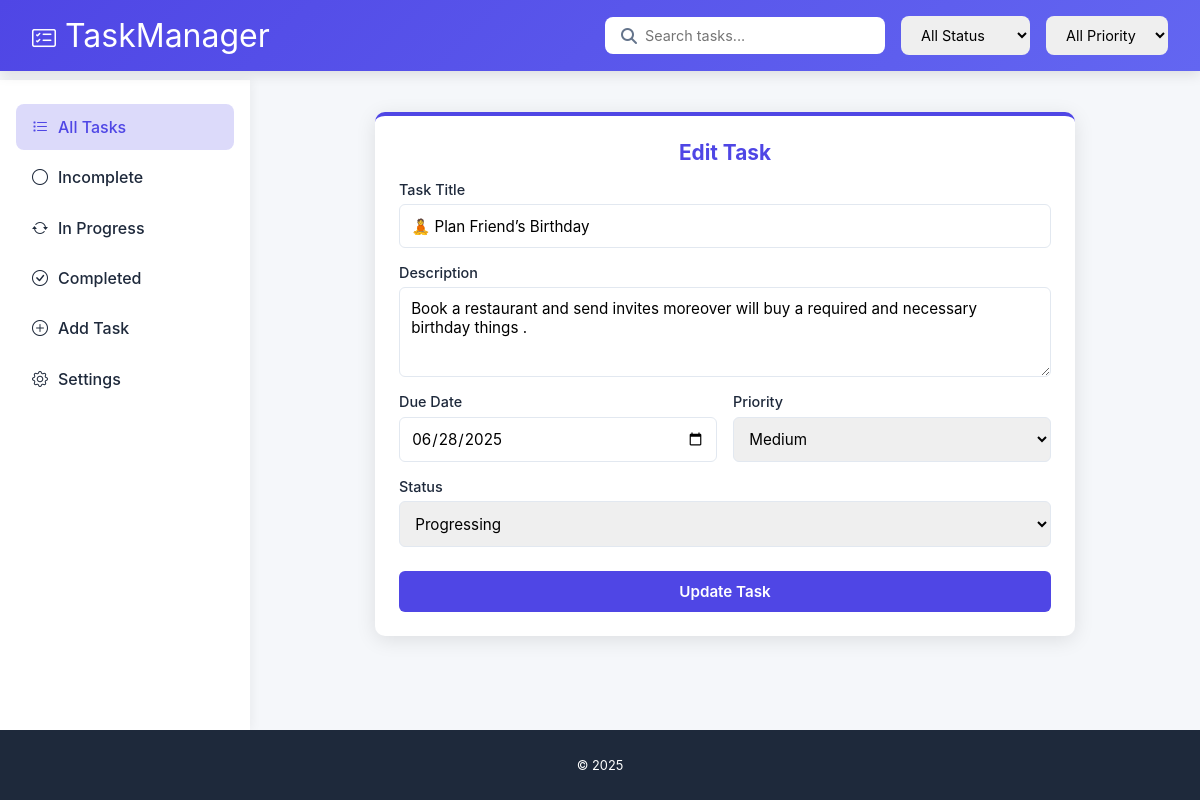
/edit/20/ (signed in), run on the app's committed database.
### app/models.py (models this page shows, shortened)
class Task(models.Model):
    user = models.ForeignKey(User, on_delete=models.CASCADE, null=True, blank=True)  # Link task to user
    title = models.CharField(max_length=255)
    description = models.TextField(blank=True)  # no need for null=True with TextField
    due_date = models.DateField()
    STATUS_CHOICES = [
        ('incomplete', 'Incomplete'),
        ('progressing', 'Progressing'),
        ('completed', 'Completed'),
    ]
    status = models.CharField(max_length=20, choices=STATUS_CHOICES, default='incomplete')
    PRIORITY_CHOICES = [
        ('low', 'Low'),
        ('medium', 'Medium'),
        ('high', 'High'),
    ]
    priority = models.CharField(max_length=20, choices=PRIORITY_CHOICES, default='medium')

### app/views.py (the view, shortened to what this page needs)
# urls.py: path('edit/<int:task_id>/', views.edit_task, name='edit_task'),
@login_required
def edit_task(request, task_id):
    task = get_object_or_404(Task, id=task_id,user=request.user)# Ensure the task belongs to the logged-in user
    status = request.GET.get('status')  # Get the 'status' query parameter
    if status:
        tasks = Task.objects.filter(status=status)  # Filter tasks by status
    else:
        tasks = Task.objects.all()  # Show all tasks if no status is specified
    return render(request, 'edit_task.html', {'task': task})

### app/templates/edit_task.html (shortened to what this page needs)
<!DOCTYPE html>
<html lang="en">
<head>
    <link rel="stylesheet" href="https://cdnjs.cloudflare.com/ajax/libs/font-awesome/6.4.0/css/all.min.css">
    <link href="https://cdn.jsdelivr.net/npm/bootstrap-icons@1.10.0/font/bootstrap-icons.css" rel="stylesheet">
</head>
<body>
    <header>
        <div class="logo-container">
            <div class="logo">
                <i class="bi bi-card-checklist" style="color: white; font-size: 1.5rem;"></i>
                <span>TaskManager</span>
            </div>
        </div>
        <div class="header-controls">
            <form method="get" class="search-container">
                <i class="fas fa-search search-icon"></i>
                <input type="text" name="q" placeholder="Search tasks..." value="{{ request.GET.q }}"/>
            </form>
            <select name="status" class="filter-select">
                <option value="">All Status</option>
            </select>
            <select name="priority" class="filter-select">
                <option value="">All Priority</option>
            </select>
        </div>
    </header>
    <div class="main-content">
        <div class="sidebar">
            <ul class="sidebar-menu">
                <li class="active">
                    <a href="{% url 'task_list' %}" class="sidebar-link">
                        <i class="bi bi-list-task"></i> All Tasks
                    </a>
                </li>
                <li>
                    <a href="{% url 'task_list' %}?status=incomplete" class="sidebar-link">
                        <i class="bi bi-circle"></i> Incomplete
                    </a>
                </li>
                <li>
                    <a href="{% url 'task_list' %}?status=progressing" class="sidebar-link">
                        <i class="bi bi-arrow-repeat"></i> In Progress
                    </a>
                </li>
                <li>
                    <a href="{% url 'task_list' %}?status=completed" class="sidebar-link">
                        <i class="bi bi-check-circle"></i> Completed
                    </a>
                </li>
                <li>
                    <a href="{% url 'add_task' %}" class="sidebar-link">
                        <i class="bi bi-plus-circle"></i>
                        Add Task
                      </a>
                </li>
                <li>
                    <a href="{% url 'settings' %}" class="sidebar-link">
                        <i class="bi bi-gear"></i> Settings
                    </a>
                </li>
            </ul>
        </div>
        <div class="task-container">
            <div class="edit-task-card">
                <h2>Edit Task</h2>
                <form method="POST">
                    <div class="form-group">
                        <label for="title">Task Title</label>
                        <input type="text" id="title" name="title" value="{{ task.title }}" required>
                    </div>
                    <div class="form-group">
                        <label for="description">Description</label>
                        <textarea id="description" name="description">{{ task.description }}</textarea>
                    </div>
                    <div class="form-row">
                        <div class="form-group">
                            <label for="due_date">Due Date</label>
                            <input type="date" id="due_date" name="due_date" value="{{ task.due_date }}">
                        </div>
                        <div class="form-group">
                            <label for="priority">Priority</label>
                            <select id="priority" name="priority">
                                <option value="medium" {% if task.priority == 'medium' %}selected{% endif %}>Medium</option>
                            </select>
                        </div>
                    </div>
                    <div class="form-group">
                        <label for="status">Status</label>
                        <select id="status" name="status">
                            <option value="progressing" {% if task.status == 'progressing' %}selected{% endif %}>Progressing</option>
                        </select>
                    </div>
                    <button type="submit" class="btn-submit">Update Task</button>
                </form>
            </div>
        </div>
    </div>
    <footer>
        <p>&copy; <script>document.write(new Date().getFullYear())</script> </p>
    </footer>
</body>
</html>

### app/templates/edit_task.html (style rules this page uses)
:root { --primary: #4f46e5; --primary-dark: #4338ca; --primary-light: #6366f1; --secondary: #10b981; --dark: #1e293b; --light: #f8fafc; --gray: #64748b; --light-gray: #e2e8f0; --danger: #ef4444; --warning: #f59e0b; --success: #10b981; }
* { box-sizing: border-box; margin: 0; padding: 0; font-family: 'Inter', -apple-system, BlinkMacSystemFont, 'Segoe UI', Roboto, Oxygen, Ubuntu, Cantarell, sans-serif; }
body { background-color: #f5f7fa; color: var(--dark); min-height: 100vh; display: flex; flex-direction: column; }
header { position: fixed; top: 0; left: 0; right: 0; z-index: 100; background: linear-gradient(135deg, var(--primary), var(--primary-light)); color: white; padding: 1rem 2rem; display: flex; justify-content: space-between; align-items: center; flex-wrap: wrap; gap: 1rem; box-shadow: 0 4px 12px rgba(0,0,0,0.1); }
.logo-container { display: flex; align-items: center; gap: 12px; }
.logo { font-size: 2rem; }
.header-controls { display: flex; align-items: center; gap: 1rem; flex-wrap: wrap; }
.search-container { position: relative; flex: 1; min-width: 200px; max-width: 400px; }
.search-container input { width: 100%; padding: 0.6rem 1rem 0.6rem 2.5rem; border: none; border-radius: 8px; font-size: 0.9rem; }
.search-icon { position: absolute; left: 1rem; top: 50%; transform: translateY(-50%); color: var(--gray); }
.filter-select { padding: 0.6rem 1rem; border: none; border-radius: 8px; font-size: 0.9rem; cursor: pointer; }
.main-content { display: flex; flex: 1; background-color: #f5f7fa; margin-top: 80px; margin-bottom: 70px; }
.sidebar { width: 250px; background-color: white; padding: 1.5rem 1rem; box-shadow: 2px 0 10px rgba(0,0,0,0.05); position: fixed; top: 80px; bottom: 70px; left: 0; overflow-y: auto; }
.sidebar-menu { list-style: none; }
.sidebar-menu li { margin-bottom: 0.3rem; border-radius: 8px; transition: all 0.2s; }
.sidebar-link { padding: 0.8rem 1rem; display: flex; align-items: center; gap: 10px; font-weight: 500; color: var(--dark); text-decoration: none; border-radius: 8px; }
.sidebar-menu li.active .sidebar-link { background-color: rgba(79, 70, 229, 0.2); color: var(--primary); }
.task-container { flex: 1; padding: 2rem; margin-left: 250px; overflow-y: auto; max-height: calc(100vh - 150px); }
.edit-task-card { background: white; border-radius: 10px; padding: 1.5rem; box-shadow: 0 4px 20px rgba(0,0,0,0.1); width: 100%; max-width: 700px; margin: 0 auto; border-top: 4px solid var(--primary); }
.edit-task-card h2 { color: var(--primary); margin-bottom: 1rem; text-align: center; font-size: 1.3rem; }
.edit-task-card form { display: flex; flex-direction: column; gap: 1rem; }
.form-group { display: flex; flex-direction: column; gap: 0.4rem; }
.form-group label { font-weight: 500; color: var(--dark); font-size: 0.9rem; }
.form-group input, .form-group textarea, .form-group select { padding: 0.7rem; border: 1px solid var(--light-gray); border-radius: 6px; font-size: 0.95rem; transition: all 0.2s; }
.form-group textarea { min-height: 90px; resize: vertical; }
.form-row { display: flex; gap: 1rem; }
.form-row .form-group { flex: 1; }
.btn-submit { background: var(--primary); color: white; border: none; padding: 0.7rem; border-radius: 6px; font-size: 0.95rem; font-weight: 600; cursor: pointer; transition: all 0.2s; margin-top: 0.5rem; }
footer { background-color: var(--dark); color: white; text-align: center; padding: 1.5rem; position: fixed; bottom: 0; left: 0; right: 0; font-size: 0.8rem; height: 70px; display: flex; align-items: center; justify-content: center; z-index: 100; }

### data on the page
Task: title "🧘 Plan Friend’s Birthday", description "Book a restaurant and send invites moreover will buy a required and necessary birthday things .", due_date "06/28/2025", priority "Medium", status "Progressing"
